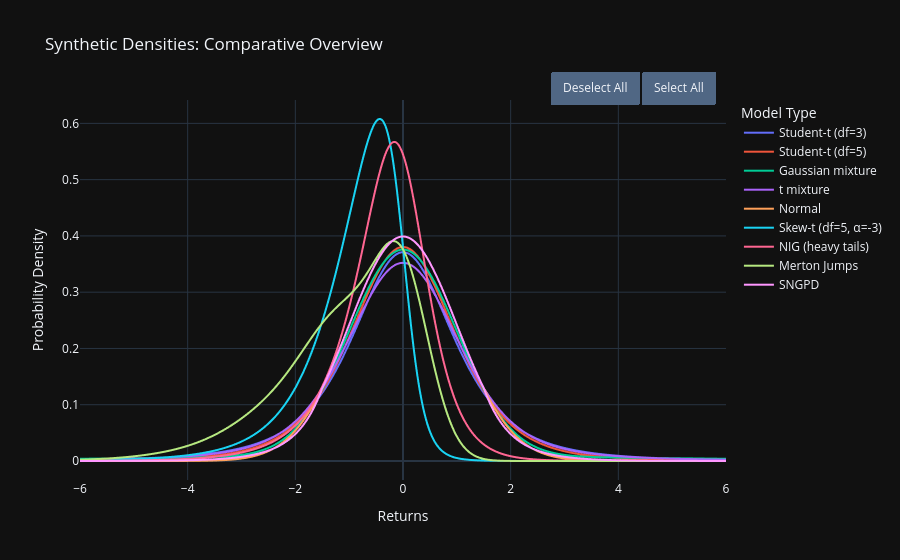

The notebook cell saved with this chart:
### Code cell
# 1. Consolidate your existing arrays into a DataFrame
# (Assuming x, pdf_t3, pdf_t5, etc., are already defined in your environment)
df = pd.DataFrame({
    "x": x,
    "Student-t (df=3)": pdf_t3,
    "Student-t (df=5)": pdf_t5,
    "Gaussian mixture": pdf_mixture,
    "t mixture": pdf_mixture_t,
    "Normal": pdf_normal,
    "Skew-t (df=5, α=-3)": pdf_skewt,
    "NIG (heavy tails)": pdf_nig,
    # "Levy Stable (α=1.7)": pdf_stable,
    "Merton Jumps": pdf_merton,
    # "GPD": pdf_gpd,
    "SNGPD": y_light
})

# 2. Generate the simplified plot
fig = px.line(
    df, 
    x="x", 
    y=[col for col in df.columns if col != "x"],
    title="Synthetic Densities: Comparative Overview",
    labels={"value": "Density", "variable": "Distribution", "x": "Returns"},
    template="plotly_dark"
)

# 3. Apply uniform styling to all traces
fig.update_traces(line=dict(width=2))

# 4. Final layout cleanup
fig.update_layout(
    legend_title_text='Model Type',
    # hovermode="x unified",
    # xaxis=dict(range=[-8, 8]), # Focusing on the relevant distribution area
    yaxis=dict(title="Probability Density")
)

px_select_menu(fig)
fig.show()

### Figure 1 — Plotly figure (JSON) as saved in the notebook; plotly's stock layout.template omitted (floating-point values rounded to 4 significant figures; data arrays with more than 128 entries replaced by an {"elided": "..."} marker saying what was removed)
{"data": [{"hovertemplate": "Distribution=Student-t (df=3)<br>Returns=%{x}<br>Density=%{y}<extra></extra>", "legendgroup": "Student-t (df=3)", "line": {"color": "#636efa", "dash": "solid", "width": 2}, "marker": {"symbol": "circle"}, "mode": "lines", "name": "Student-t (df=3)", "showlegend": true, "type": "scattergl", "x": {"elided": "1000 float values"}, "xaxis": "x", "y": {"elided": "1000 float values"}, "yaxis": "y"}, {"hovertemplate": "Distribution=Student-t (df=5)<br>Returns=%{x}<br>Density=%{y}<extra></extra>", "legendgroup": "Student-t (df=5)", "line": {"color": "#EF553B", "dash": "solid", "width": 2}, "marker": {"symbol": "circle"}, "mode": "lines", "name": "Student-t (df=5)", "showlegend": true, "type": "scattergl", "x": {"elided": "1000 float values"}, "xaxis": "x", "y": {"elided": "1000 float values"}, "yaxis": "y"}, {"hovertemplate": "Distribution=Gaussian mixture<br>Returns=%{x}<br>Density=%{y}<extra></extra>", "legendgroup": "Gaussian mixture", "line": {"color": "#00cc96", "dash": "solid", "width": 2}, "marker": {"symbol": "circle"}, "mode": "lines", "name": "Gaussian mixture", "showlegend": true, "type": "scattergl", "x": {"elided": "1000 float values"}, "xaxis": "x", "y": {"elided": "1000 float values"}, "yaxis": "y"}, {"hovertemplate": "Distribution=t mixture<br>Returns=%{x}<br>Density=%{y}<extra></extra>", "legendgroup": "t mixture", "line": {"color": "#ab63fa", "dash": "solid", "width": 2}, "marker": {"symbol": "circle"}, "mode": "lines", "name": "t mixture", "showlegend": true, "type": "scattergl", "x": {"elided": "1000 float values"}, "xaxis": "x", "y": {"elided": "1000 float values"}, "yaxis": "y"}, {"hovertemplate": "Distribution=Normal<br>Returns=%{x}<br>Density=%{y}<extra></extra>", "legendgroup": "Normal", "line": {"color": "#FFA15A", "dash": "solid", "width": 2}, "marker": {"symbol": "circle"}, "mode": "lines", "name": "Normal", "showlegend": true, "type": "scattergl", "x": {"elided": "1000 float values"}, "xaxis": "x", "y": {"elided": "1000 float values"}, "yaxis": "y"}, {"hovertemplate": "Distribution=Skew-t (df=5, α=-3)<br>Returns=%{x}<br>Density=%{y}<extra></extra>", "legendgroup": "Skew-t (df=5, α=-3)", "line": {"color": "#19d3f3", "dash": "solid", "width": 2}, "marker": {"symbol": "circle"}, "mode": "lines", "name": "Skew-t (df=5, α=-3)", "showlegend": true, "type": "scattergl", "x": {"elided": "1000 float values"}, "xaxis": "x", "y": {"elided": "1000 float values"}, "yaxis": "y"}, {"hovertemplate": "Distribution=NIG (heavy tails)<br>Returns=%{x}<br>Density=%{y}<extra></extra>", "legendgroup": "NIG (heavy tails)", "line": {"color": "#FF6692", "dash": "solid", "width": 2}, "marker": {"symbol": "circle"}, "mode": "lines", "name": "NIG (heavy tails)", "showlegend": true, "type": "scattergl", "x": {"elided": "1000 float values"}, "xaxis": "x", "y": {"elided": "1000 float values"}, "yaxis": "y"}, {"hovertemplate": "Distribution=Merton Jumps<br>Returns=%{x}<br>Density=%{y}<extra></extra>", "legendgroup": "Merton Jumps", "line": {"color": "#B6E880", "dash": "solid", "width": 2}, "marker": {"symbol": "circle"}, "mode": "lines", "name": "Merton Jumps", "showlegend": true, "type": "scattergl", "x": {"elided": "1000 float values"}, "xaxis": "x", "y": {"elided": "1000 float values"}, "yaxis": "y"}, {"hovertemplate": "Distribution=SNGPD<br>Returns=%{x}<br>Density=%{y}<extra></extra>", "legendgroup": "SNGPD", "line": {"color": "#FF97FF", "dash": "solid", "width": 2}, "marker": {"symbol": "circle"}, "mode": "lines", "name": "SNGPD", "showlegend": true, "type": "scattergl", "x": {"elided": "1000 float values"}, "xaxis": "x", "y": {"elided": "1000 float values"}, "yaxis": "y"}], "layout": {"legend": {"title": {"text": "Model Type"}, "tracegroupgap": 0}, "title": {"text": "Synthetic Densities: Comparative Overview"}, "updatemenus": [{"buttons": [{"args": ["visible", "legendonly"], "label": "Deselect All", "method": "restyle"}, {"args": ["visible", true], "label": "Select All", "method": "restyle"}], "direction": "left", "pad": {"r": 10, "t": 10}, "showactive": false, "type": "buttons", "x": 1, "xanchor": "right", "y": 1.1, "yanchor": "top"}], "xaxis": {"anchor": "y", "domain": [0, 1], "title": {"text": "Returns"}}, "yaxis": {"anchor": "x", "domain": [0, 1], "title": {"text": "Probability Density"}}}}
